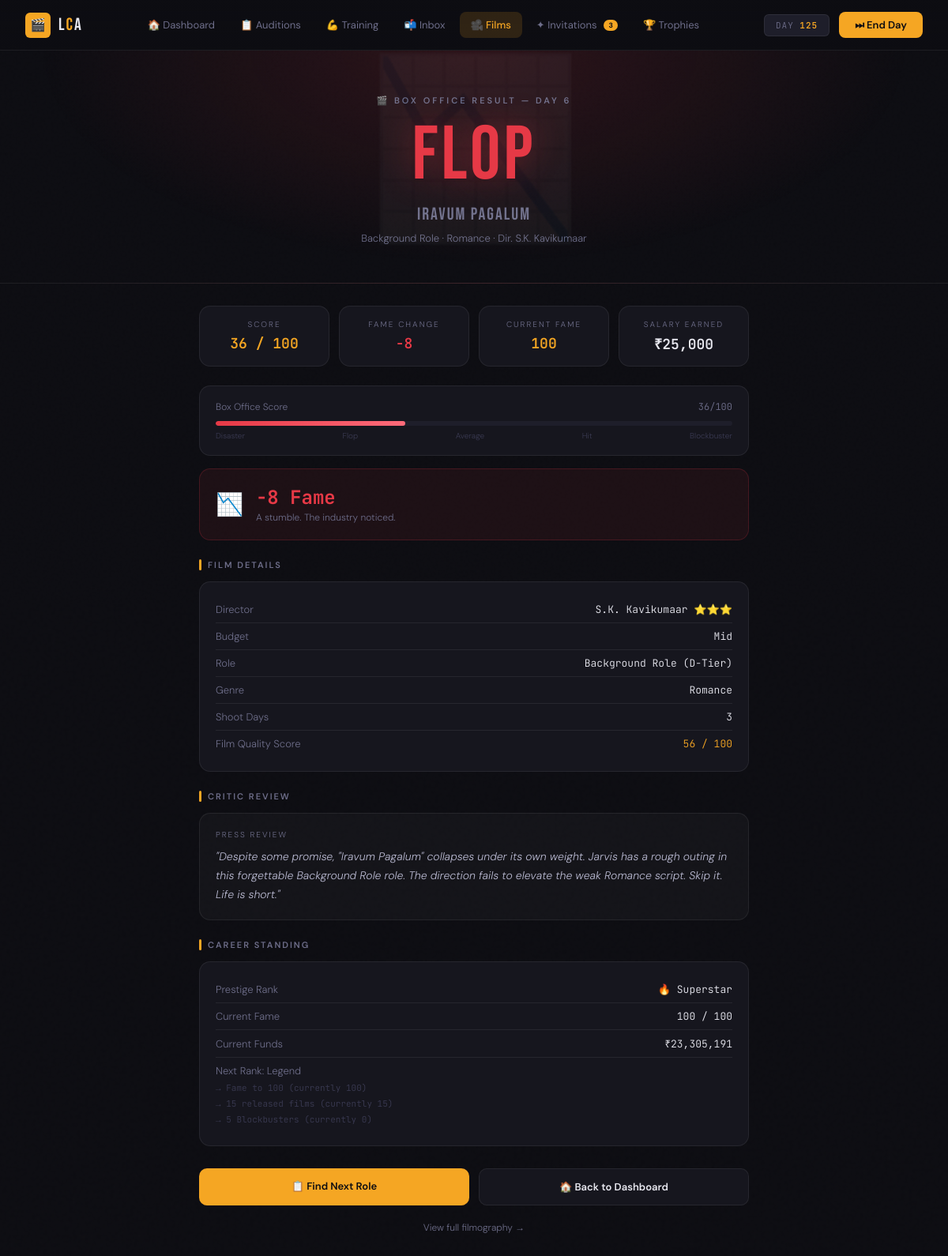
The app's page /box-office/1/2 with its own data.
### app.py (models this page shows)
class Actor(db.Model):
    id              = db.Column(db.Integer, primary_key=True)
    name            = db.Column(db.String(80), nullable=False)
    industry        = db.Column(db.String(20))
    persona         = db.Column(db.String(30))
    funds           = db.Column(db.Integer, default=50000)
    energy          = db.Column(db.Integer, default=100)
    fame            = db.Column(db.Integer, default=5)
    game_day        = db.Column(db.Integer, default=1)
    acting_skill    = db.Column(db.Integer, default=10)
    screen_presence = db.Column(db.Integer, default=10)
    looks           = db.Column(db.Integer, default=10)
    dialogue        = db.Column(db.Integer, default=10)
    dancing         = db.Column(db.Integer, default=10)
    connections     = db.Column(db.Integer, default=0)
    fitness         = db.Column(db.Integer, default=10)
    resilience      = db.Column(db.Integer, default=10)
    credibility     = db.Column(db.Integer, default=80)
    is_tired        = db.Column(db.Boolean, default=False)
    tired_days_left = db.Column(db.Integer, default=0)

class Film(db.Model):
    id                  = db.Column(db.Integer, primary_key=True)
    actor_id            = db.Column(db.Integer, db.ForeignKey('actor.id'), nullable=False)
    application_id      = db.Column(db.Integer, db.ForeignKey('job_application.id'))
    movie_title         = db.Column(db.String(100))
    role_type           = db.Column(db.String(50))
    role_tier           = db.Column(db.String(2))
    genre               = db.Column(db.String(30))
    director            = db.Column(db.String(80))
    director_stars      = db.Column(db.Integer, default=3)
    budget              = db.Column(db.String(10))
    salary              = db.Column(db.Integer, default=0)
    total_shoot_days    = db.Column(db.Integer, default=10)
    days_completed      = db.Column(db.Integer, default=0)
    status              = db.Column(db.String(20), default='filming')
    box_office_result   = db.Column(db.String(20))   # blockbuster/hit/average/flop/disaster
    box_office_score    = db.Column(db.Float)
    fame_change         = db.Column(db.Integer, default=0)
    release_day         = db.Column(db.Integer)       # game_day when released
    review              = db.Column(db.Text)
    quality_score   = db.Column(db.Integer, default=50)
    last_visit_day  = db.Column(db.Integer, default=0)

### app.py (the view)
@app.route('/box-office/<int:actor_id>/<int:film_id>')
def box_office_reveal(actor_id, film_id):
    actor = db.get_or_404(Actor, actor_id)
    film  = db.get_or_404(Film, film_id)
    story_beat_id = request.args.get('story_beat_id', type=int)
    story_beat    = StoryBeat.query.get(story_beat_id) if story_beat_id else None
    offer_count = JobApplication.query.filter_by(
        actor_id=actor_id, status='offered'
    ).count()
    invite_count = Invitation.query.filter_by(
        actor_id=actor_id, is_active=True
    ).filter(Invitation.expires_day >= actor.game_day).count()
    released_films = Film.query.filter_by(actor_id=actor_id, status='released').all()
    prestige       = get_prestige(actor, released_films)
    result_theme = {
        'blockbuster': {'color': 'gold',  'emoji': '🏆'},
        'hit':         {'color': 'green', 'emoji': '✅'},
        'average':     {'color': 'blue',  'emoji': '📊'},
        'flop':        {'color': 'red',   'emoji': '📉'},
        'disaster':    {'color': 'red',   'emoji': '💀'},
    }.get(film.box_office_result, {'color': 'gold', 'emoji': '🎬'})
    return render_template(
        'box_office.html',
        actor=actor,
        film=film,
        prestige=prestige,
        offer_count=offer_count,
        invite_count=invite_count,
        story_beat=story_beat,
        result_theme=result_theme,
    )

### game_state.py (called while the page is built, shortened)
def get_prestige(actor, released_films):
    film_count    = len(released_films)
    blockbusters  = sum(1 for f in released_films if f.box_office_result == 'blockbuster')
    hits_or_above = sum(1 for f in released_films if f.box_office_result in ('blockbuster', 'hit'))
    if actor.fame >= 75 and film_count >= 10 and hits_or_above >= 3:
        return {
            'rank':      'superstar',
            'label':     'Superstar',
            'emoji':     '🔥',
            'next_rank': {
                'label':    'Legend',
                'needs': [
                    f'Fame to 100 (currently {actor.fame})',
                    f'15 released films (currently {film_count})',
                    f'5 Blockbusters (currently {blockbusters})',
                ],
            },
        }

### templates/box_office.html (shortened to what this page needs)
{% extends "base.html" %}
{% block nav_films %}active{% endblock %}
{% block content %}
<div class="result-hero {{ result_theme.color }}" data-emoji="{{ result_theme.emoji }}">
  <div class="result-eyebrow">🎬 Box Office Result — Day {{ film.release_day }}</div>
  <div class="result-word {{ result_theme.color }}">
    {{ film.box_office_result | upper if film.box_office_result else 'RELEASED' }}
  </div>
  <div class="result-film">{{ film.movie_title }}</div>
  <div class="result-role">{{ film.role_type }} · {{ film.genre }} · Dir. {{ film.director }}</div>
</div>
<div class="content-wrap">
  <div class="stats-row" style="margin-top:0;">
    <div class="stat-card">
      <div class="stat-label">Score</div>
      <div class="stat-value gold">{{ film.box_office_score | int }} / 100</div>
    </div>
    <div class="stat-card">
      <div class="stat-label">Fame Change</div>
      <div class="stat-value {% if film.fame_change > 0 %}green{% elif film.fame_change < 0 %}red{% endif %}">
        {% if film.fame_change > 0 %}+{% endif %}{{ film.fame_change }}
      </div>
    </div>
    <div class="stat-card">
      <div class="stat-label">Current Fame</div>
      <div class="stat-value gold">{{ actor.fame }}</div>
    </div>
    <div class="stat-card">
      <div class="stat-label">Salary Earned</div>
      <div class="stat-value">₹{{ "{:,}".format(film.salary) }}</div>
    </div>
  </div>
  <div class="breakdown-card" style="margin-bottom:16px;">
    <div style="display:flex;justify-content:space-between;font-size:12px;color:var(--text-muted);margin-bottom:8px;">
      <span>Box Office Score</span>
      <span style="font-family:'JetBrains Mono',monospace">{{ film.box_office_score | int }}/100</span>
    </div>
    <div class="score-track">
      <div class="score-fill score-{{ film.box_office_result or 'average' }}"
           style="width: {{ film.box_office_score }}%"></div>
    </div>
    <div style="display:flex;justify-content:space-between;font-size:10px;color:var(--text-dim);margin-top:6px;">
      <span>Disaster</span><span>Flop</span><span>Average</span><span>Hit</span><span>Blockbuster</span>
    </div>
  </div>
  <div class="fame-card {% if film.fame_change > 0 %}positive{% elif film.fame_change < 0 %}negative{% else %}neutral{% endif %}">
    <div class="fame-emoji">
      {% if film.fame_change >= 15 %}🚀
      {% elif film.fame_change >= 5 %}⭐
      {% elif film.fame_change > 0 %}📈
      {% elif film.fame_change < -10 %}💀
      {% elif film.fame_change < 0 %}📉
      {% else %}😐{% endif %}
    </div>
    <div class="fame-text">
      <div class="fame-delta {% if film.fame_change > 0 %}pos{% elif film.fame_change < 0 %}neg{% else %}neu{% endif %}">
        {% if film.fame_change > 0 %}+{% endif %}{{ film.fame_change }} Fame
      </div>
      <div class="fame-sub">
        {% if film.fame_change >= 15 %}The industry is talking. Your fame has surged.
        {% elif film.fame_change >= 5 %}A solid result. Your profile has grown.
        {% elif film.fame_change > 0 %}A modest bump. Every bit counts.
        {% elif film.fame_change == 0 %}No change to your fame. The film passed quietly.
        {% elif film.fame_change > -10 %}A stumble. The industry noticed.
        {% else %}A significant blow to your standing. Recovery will take time.
        {% endif %}
      </div>
    </div>
  </div>
  <div class="section-label">Film Details</div>
  <div class="breakdown-card">
    <div class="breakdown-row">
      <span class="breakdown-key">Director</span>
      <span class="breakdown-val">
        {{ film.director }}
        {% for i in range(film.director_stars) %}⭐{% endfor %}
      </span>
    </div>
    <div class="breakdown-row">
      <span class="breakdown-key">Budget</span>
      <span class="breakdown-val">{{ film.budget }}</span>
    </div>
    <div class="breakdown-row">
      <span class="breakdown-key">Role</span>
      <span class="breakdown-val">{{ film.role_type }} ({{ film.role_tier }}-Tier)</span>
    </div>
    <div class="breakdown-row">
      <span class="breakdown-key">Genre</span>
      <span class="breakdown-val">{{ film.genre }}</span>
    </div>
    <div class="breakdown-row">
      <span class="breakdown-key">Shoot Days</span>
      <span class="breakdown-val">{{ film.total_shoot_days }}</span>
    </div>
    {% if film.quality_score %}
    <div class="breakdown-row">
      <span class="breakdown-key">Film Quality Score</span>
      <span class="breakdown-val" style="color:var(--gold)">{{ film.quality_score }} / 100</span>
    </div>
    {% endif %}
  </div>
  {% if film.review %}
  <div class="section-label">Critic Review</div>
  <div class="review-card">
    <div class="review-eyebrow">Press Review</div>
    <div class="review-text">"{{ film.review }}"</div>
  </div>
  {% endif %}
  <div class="section-label">Career Standing</div>
  <div class="breakdown-card">
    <div class="breakdown-row">
      <span class="breakdown-key">Prestige Rank</span>
      <span class="breakdown-val">{{ prestige.emoji }} {{ prestige.label }}</span>
    </div>
    <div class="breakdown-row">
      <span class="breakdown-key">Current Fame</span>
      <span class="breakdown-val gold">{{ actor.fame }} / 100</span>
    </div>
    <div class="breakdown-row">
      <span class="breakdown-key">Current Funds</span>
      <span class="breakdown-val">₹{{ "{:,}".format(actor.funds) }}</span>
    </div>
    {% if prestige.next_rank %}
    <div class="breakdown-row" style="flex-direction:column;align-items:flex-start;gap:6px;">
      <span class="breakdown-key">Next Rank: {{ prestige.next_rank.label }}</span>
      {% for need in prestige.next_rank.needs %}
      <span style="font-size:11px;color:var(--text-dim);font-family:'JetBrains Mono',monospace;">→ {{ need }}</span>
      {% endfor %}
    </div>
    {% endif %}
  </div>
  <div class="action-row">
    <a href="/job-board/{{ actor.id }}" class="btn-action btn-primary-action">
      📋 Find Next Role
    </a>
    <a href="/dashboard/{{ actor.id }}" class="btn-action btn-secondary-action">
      🏠 Back to Dashboard
    </a>
  </div>
  <div style="text-align:center;margin-top:16px;">
    <a href="/films/{{ actor.id }}"
       style="font-size:12px;color:var(--text-muted);text-decoration:none;">
      View full filmography →
    </a>
  </div>
</div>
{% endblock %}

### templates/base.html (shortened to what this page needs)
<!DOCTYPE html>
<html lang="en">
<head>
</head>
<body>
<div class="page">
{% block nav %}
{% if actor is defined %}
<nav class="nav">
  <a href="/dashboard/{{ actor.id }}" class="nav-logo">
    <div class="nav-logo-icon">🎬</div>
    <div class="nav-logo-text">L<span>C</span>A</div>
  </a>
  <div class="nav-links">
    <a href="/dashboard/{{ actor.id }}"    class="nav-link {% block nav_dash %}{% endblock %}">🏠 Dashboard</a>
    <a href="/job-board/{{ actor.id }}"    class="nav-link {% block nav_jobs %}{% endblock %}">📋 Auditions</a>
    <a href="/training/{{ actor.id }}"     class="nav-link {% block nav_train %}{% endblock %}">💪 Training</a>
    <a href="/applications/{{ actor.id }}" class="nav-link {% block nav_inbox %}{% endblock %}">
      📬 Inbox
    </a>
    <a href="/films/{{ actor.id }}"        class="nav-link {% block nav_films %}{% endblock %}">🎥 Films</a>
    <a href="/invitations/{{ actor.id }}"
        class="nav-link {% block nav_invites %}{% endblock %}">
      ✦ Invitations
      {% if invite_count is defined and invite_count > 0 %}
    <span class="nav-badge" style="background:var(--gold);color:#0D0D12;">
      {{ invite_count }}
    </span>
  {% endif %}
</a>
<a href="/milestones/{{ actor.id }}"
   class="nav-link {% block nav_trophies %}{% endblock %}">
  🏆 Trophies
</a>
  </div>
  <div class="nav-right">
    <div class="nav-day">DAY <span>{{ actor.game_day }}</span></div>
    <form action="/rest/{{ actor.id }}" method="POST">
      <button type="submit" class="end-day-btn">⏭ End Day</button>
    </form>
  </div>
</nav>
{% endif %}
{% endblock %}
{% block content %}{% endblock %}
</div>
</body>
</html>

### templates/base.html (style rules this page uses)
:root { --bg: #0D0D12; --surface: #16161E; --surface2: #1E1E2A; --border: rgba(255,255,255,0.07); --gold: #F5A623; --gold-dim: rgba(245,166,35,0.15); --gold-glow: rgba(245,166,35,0.3); --red: #E63946; --red-dim: rgba(230,57,70,0.15); --green: #2DC653; --green-dim: rgba(45,198,83,0.12); --blue: #4A90D9; --blue-dim: rgba(74,144,217,0.15); --purple: #9B59B6; --teal: #1ABC9C; --text: #E8E8F0; --text-muted: #6E6E8A; --text-dim: #3A3A52; }
*, *::before, *::after { box-sizing: border-box; margin: 0; padding: 0; }
body { background: var(--bg); color: var(--text); font-family: 'DM Sans', sans-serif; font-weight: 300; min-height: 100vh; overflow-x: hidden; }
body::before { content: ''; position: fixed; inset: 0; pointer-events: none; z-index: 0; opacity: 0.4; }
.nav { position: sticky; top: 0; z-index: 100; background: linear-gradient(180deg, rgba(13,13,18,0.98) 0%, rgba(13,13,18,0.85) 100%); backdrop-filter: blur(20px); -webkit-backdrop-filter: blur(20px); border-bottom: 1px solid var(--border); padding: 0 32px; height: 64px; display: flex; align-items: center; justify-content: space-between; gap: 16px; }
.nav-logo { display: flex; align-items: center; gap: 10px; text-decoration: none; flex-shrink: 0; }
.nav-logo-icon { width: 32px; height: 32px; background: var(--gold); border-radius: 6px; display: flex; align-items: center; justify-content: center; font-size: 16px; }
.nav-logo-text { font-family: 'Bebas Neue', sans-serif; font-size: 22px; letter-spacing: 2px; color: var(--text); }
.nav-logo-text span { color: var(--gold); }
.nav-links { display: flex; align-items: center; gap: 4px; flex: 1; justify-content: center; }
.nav-link { padding: 8px 14px; border-radius: 8px; font-size: 13px; font-weight: 400; color: var(--text-muted); text-decoration: none; display: flex; align-items: center; gap: 7px; transition: all 0.2s; white-space: nowrap; }
.nav-link.active { background: var(--gold-dim); color: var(--gold); font-weight: 500; }
.nav-badge { background: var(--red); color: white; font-size: 9px; font-weight: 700; padding: 1px 6px; border-radius: 8px; margin-left: 2px; }
.nav-right { display: flex; align-items: center; gap: 12px; flex-shrink: 0; }
.nav-day { font-family: 'JetBrains Mono', monospace; font-size: 11px; color: var(--text-muted); background: var(--surface2); border: 1px solid var(--border); padding: 6px 14px; border-radius: 6px; letter-spacing: 1px; white-space: nowrap; }
.nav-day span { color: var(--gold); font-weight: 600; }
.end-day-btn { background: var(--gold); color: #0D0D12; border: none; padding: 8px 20px; border-radius: 8px; font-family: 'DM Sans', sans-serif; font-size: 13px; font-weight: 600; cursor: pointer; display: flex; align-items: center; gap: 8px; transition: all 0.2s; white-space: nowrap; }
.page { position: relative; z-index: 1; }

### records on screen
Actor: game_day "125", fame "100", funds "23,305,191"
Film: release_day "6", box_office_result "FLOP", movie_title "Iravum Pagalum", role_type "Background Role", genre "Romance", director "S.K. Kavikumaar", box_office_score "36", fame_change "-8", salary "25,000", budget "Mid", role_tier "D", total_shoot_days "3", quality_score "56", review "Despite some promise, \"Iravum Pagalum\" collapses under its own weight. Jarvis has a rough outing in this forgettable Background Role role. The direction fails to elevate the weak Romance script. Skip it. Life is short."

### other values on screen
{{ invite_count }} "3"
{{ prestige.emoji }} "🔥"
{{ prestige.label }} "Superstar"
{{ prestige.next_rank.label }} "Legend"
{{ need }} "Fame to 100 (currently 100)" "15 released films (currently 15)" "5 Blockbusters (currently 0)"
